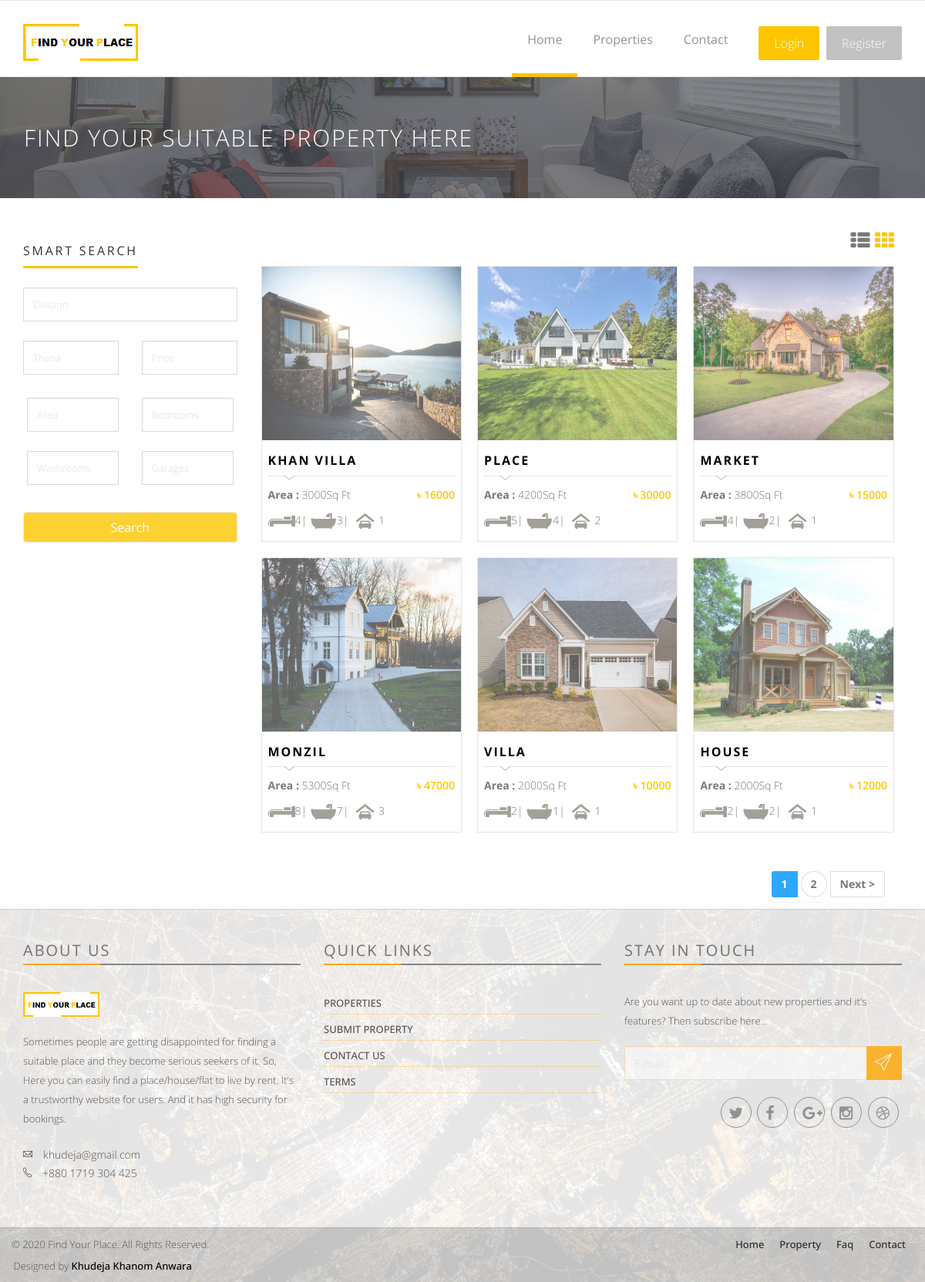
Screenshot of /FindYourPlace/index.php/welcome/Wproperties with the database file from the repository.
### tables this page shows
CREATE TABLE `tbl_property` (
  `id` int(11) NOT NULL,
  `user_id` int(11) NOT NULL,
  `thana_id` int(11) NOT NULL,
  `name` varchar(255) NOT NULL,
  `address` varchar(255) NOT NULL,
  `area` double NOT NULL,
  `bedrooms` int(11) NOT NULL,
  `bathrooms` int(11) NOT NULL,
  `garages` int(11) NOT NULL,
  `photo` varchar(255) NOT NULL,
  `detail` varchar(255) NOT NULL,
  `rent` double NOT NULL,
  `status` int(11) NOT NULL
);

### FindYourPlace/index.php (called while the page is built, shortened)
<?php
require_once BASEPATH.'core/CodeIgniter.php';

### FindYourPlace/application/config/config.php (called while the page is built, shortened)
<?php
$config['base_url'] = 'http://localhost/FindYourPlace';
$config['index_page'] = 'index.php';
$config['uri_protocol']	= 'REQUEST_URI';
$config['url_suffix'] = '';
$config['language']	= 'english';
$config['charset'] = 'UTF-8';
$config['enable_hooks'] = FALSE;
$config['subclass_prefix'] = 'MY_';
$config['composer_autoload'] = FALSE;
$config['permitted_uri_chars'] = 'a-z 0-9~%.:_\-';
$config['enable_query_strings'] = FALSE;
$config['controller_trigger'] = 'c';
$config['function_trigger'] = 'm';
$config['directory_trigger'] = 'd';
$config['allow_get_array'] = TRUE;
$config['log_threshold'] = 0;
$config['log_path'] = '';
$config['log_file_extension'] = '';
$config['log_file_permissions'] = 0644;
$config['log_date_format'] = 'Y-m-d H:i:s';
$config['error_views_path'] = '';
$config['cache_path'] = '';
$config['cache_query_string'] = FALSE;
$config['encryption_key'] = '';
$config['sess_driver'] = 'files';
$config['sess_cookie_name'] = 'ci_session';
$config['sess_expiration'] = 7200;
$config['sess_save_path'] = NULL;
$config['sess_match_ip'] = FALSE;
$config['sess_time_to_update'] = 300;
$config['sess_regenerate_destroy'] = FALSE;
$config['cookie_prefix']	= '';
$config['cookie_domain']	= '';
$config['cookie_path']		= '/';
$config['cookie_secure']	= FALSE;
$config['cookie_httponly'] 	= FALSE;
$config['standardize_newlines'] = FALSE;
$config['global_xss_filtering'] = FALSE;
$config['csrf_protection'] = FALSE;
$config['csrf_token_name'] = 'csrf_test_name';
$config['csrf_cookie_name'] = 'csrf_cookie_name';
$config['csrf_expire'] = 7200;
$config['csrf_regenerate'] = TRUE;
$config['csrf_exclude_uris'] = array();
$config['compress_output'] = FALSE;
$config['time_reference'] = 'local';
$config['rewrite_short_tags'] = FALSE;
$config['proxy_ips'] = '';

### FindYourPlace/application/views/Wproperties.php (the view, shortened to what this page needs)
<div class="page-head">
    <div class="container">
        <div class="row">
            <div class="page-head-content">
                <h1 class="page-title">Find Your suitable Property here</h1>
            </div>
        </div>
    </div>
</div>
<div class="properties-area recent-property" style="background-color: #FFF;">
    <div class="container">
        <div class="row">
        <div class="col-md-3 p0 padding-top-40">
            <div class="blog-asside-right pr0">
                <div class="panel panel-default sidebar-menu wow fadeInRight animated" >
                    <div class="panel-heading">
                        <h3 class="panel-title">Smart search</h3>
                    </div>
                    <form action="<?=base_url()?>Welcome/Wproperties" method="post" >
                            <div class="panel-body search-widget">
                            <fieldset>
                                <div class="row">
                                    <div class="form-group col-xs-12">
                                        <input type="text" name="Division" class="get_division form-control" placeholder="Division">
                                    </div>
                                </div>
                            </fieldset>
                            <fieldset>
                                <div class="row">
                                    <div class="form-group col-xs-6">
                                        <input type="text" name="Thana" class="get_thana form-control" placeholder="Thana">
                                    </div>
                                    <div class="form-group col-xs-6">
                                        <input type="text" name="Price" class="get_price form-control" placeholder="Price">
                                    </div>
                                </div>
                            </fieldset>
                            <fieldset class="padding-5">
                                <div class="row">
                                    <div class="form-group col-xs-6">
                                        <input type="text"  name="Area" class="get_area form-control" placeholder="Area">
                                    </div>
                                    <div class="form-group col-xs-6">
                                        <input type="text"  name="Bedrooms" class="get_bed form-control" placeholder="Bedrooms">
                                    </div>
                                </div>
                            </fieldset>
                            <fieldset class="padding-5">
                                <div class="row">
                                    <div class="form-group col-xs-6">
                                        <input type="text"  name="Washrooms"  class="get_wash form-control" placeholder="Washrooms">
                                    </div>
                                    <div class="form-group col-xs-6">
                                        <input type="text"  name="Garages"  class="get_gar form-control" placeholder="Garages">
                                    </div>
                                </div>
                            </fieldset>
                            <fieldset >
                                <div class="row">
                                    <div class="form-group col-xs-12">
                                        <input type="submit" name="submit" class="btn largesearch-btn"  value="Search" >
                                    </div>
                                </div>
                            </fieldset>
                            </form>
                    </div>
                </div>
                <fieldset >
                    <div class="col-xs-12 our_result">
                    </div>
                 </fieldset>
            </div>
        </div>
        <div class="col-md-9  pr0 padding-top-40 properties-page">
            <div class="col-md-12 clear">
                <div class="col-xs-10 page-subheader sorting pl0">
                    <ul class="sort-by-list">
                    </ul>
                </div>
                <div class="col-xs-2 layout-switcher">
                    <a class="layout-list" href="javascript:void(0);"> <i class="fa fa-th-list"></i>  </a>
                    <a class="layout-grid active" href="javascript:void(0);"> <i class="fa fa-th"></i> </a>
                </div>
            </div>
            <div class="col-md-12 clear">
                <div id="list-type" class="proerty-th">
                    <?php  foreach ($property as $property) {  ?>
                        <div class="col-sm-6 col-md-4 p0">
                                <div class="box-two proerty-item">
                                    <div class="item-thumb">
                                        <a href="<?=base_url()?>wproperty/<?=$property['p_id']?>" ><img src="<?=base_url()?>image/Property/<?=$property['photo']?>"></a>
                                    </div>
                                    <div class="item-entry overflow">
                                        <h5><a href="<?=base_url()?>wproperty/<?=$property['p_id']?>"> <?=$property['name']?> </a></h5>
                                        <div class="dot-hr"></div>
                                        <span class="pull-left"><b> Area :</b> <?=$property['area']?>Sq Ft </span>
                                        <span class="proerty-price pull-right"> ৳ <?=$property['rent']?></span>
                                        <div class="property-icon">
                                            <img src="<?=base_url()?>asset/assets/img/icon/bed.png"><?=$property['bedrooms']?>|
                                            <img src="<?=base_url()?>asset/assets/img/icon/shawer.png"><?=$property['bathrooms']?>|
                                            <img src="<?=base_url()?>asset/assets/img/icon/cars.png"><?=$property['garages']?>
                                        </div>
                                    </div>
                                </div>
                            </div>
                        <?php } ?>
                </div>
            </div>
            <div class="col-md-12">
                <div class="pull-right">
                    <div class="pagination">
                        <ul>
                            <?=$this->pagination->create_links()?>
                        </ul>
                    </div>
                </div>
            </div>
        </div>
        </div>
    </div>

### rows the page displays
tbl_property: photo (picture), name "KHAN VILLA", area "3000", rent "16000", bedrooms "4", bathrooms "3", garages "1"
tbl_property: photo (picture), name "PLACE", area "4200", rent "30000", bedrooms "5", bathrooms "4", garages "2"
tbl_property: photo (picture), name "MARKET", area "3800", rent "15000", bedrooms "4", bathrooms "2", garages "1"
tbl_property: photo (picture), name "MONZIL", area "5300", rent "47000", bedrooms "8", bathrooms "7", garages "3"
tbl_property: photo (picture), name "VILLA", area "2000", rent "10000", bedrooms "2", bathrooms "1", garages "1"
tbl_property: photo (picture), name "HOUSE", area "2000", rent "12000", bedrooms "2", bathrooms "2", garages "1"

### other values shown
$this->pagination->create_links() "1 2 Next >"
